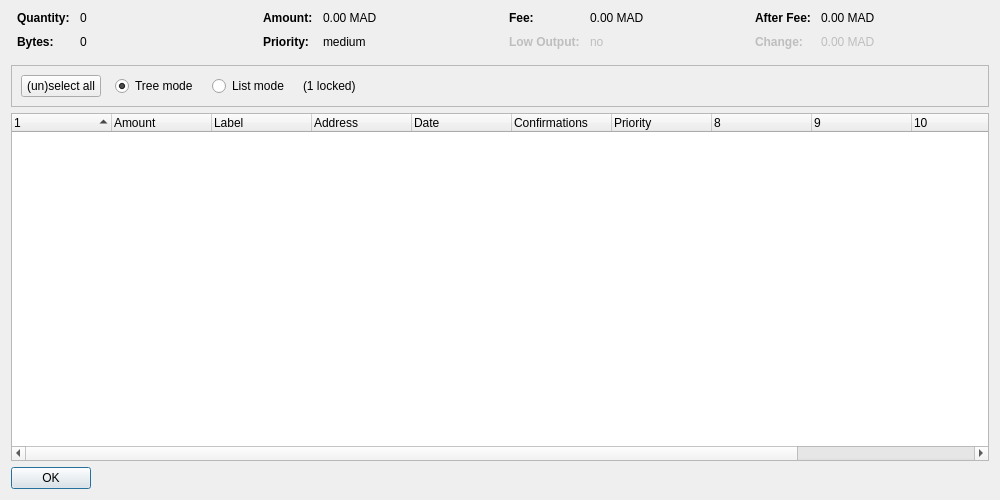
<?xml version="1.0" encoding="UTF-8"?>
<ui version="4.0">
 <class>CoinControlDialog</class>
 <widget class="QDialog" name="CoinControlDialog">
  <property name="geometry">
   <rect>
    <x>0</x>
    <y>0</y>
    <width>1000</width>
    <height>500</height>
   </rect>
  </property>
  <property name="windowTitle">
   <string>Coin Control Address Selection</string>
  </property>
  <layout class="QVBoxLayout" name="verticalLayout">
   <item>
    <layout class="QHBoxLayout" name="horizontalLayoutTop" stretch="0,0,0,0">
     <property name="topMargin">
      <number>0</number>
     </property>
     <property name="bottomMargin">
      <number>10</number>
     </property>
     <item>
      <layout class="QFormLayout" name="formLayoutCoinControl1">
       <property name="horizontalSpacing">
        <number>10</number>
       </property>
       <property name="verticalSpacing">
        <number>10</number>
       </property>
       <property name="leftMargin">
        <number>6</number>
       </property>
       <property name="rightMargin">
        <number>6</number>
       </property>
       <item row="0" column="0">
        <widget class="QLabel" name="labelCoinControlQuantityText">
         <property name="font">
          <font>
           <weight>75</weight>
           <bold>true</bold>
          </font>
         </property>
         <property name="text">
          <string>Quantity:</string>
         </property>
        </widget>
       </item>
       <item row="0" column="1">
        <widget class="QLabel" name="labelCoinControlQuantity">
         <property name="cursor">
          <cursorShape>IBeamCursor</cursorShape>
         </property>
         <property name="contextMenuPolicy">
          <enum>Qt::ActionsContextMenu</enum>
         </property>
         <property name="text">
          <string notr="true">0</string>
         </property>
         <property name="textInteractionFlags">
          <set>Qt::LinksAccessibleByMouse|Qt::TextSelectableByKeyboard|Qt::TextSelectableByMouse</set>
         </property>
        </widget>
       </item>
       <item row="1" column="0">
        <widget class="QLabel" name="labelCoinControlBytesText">
         <property name="font">
          <font>
           <weight>75</weight>
           <bold>true</bold>
          </font>
         </property>
         <property name="text">
          <string>Bytes:</string>
         </property>
        </widget>
       </item>
       <item row="1" column="1">
        <widget class="QLabel" name="labelCoinControlBytes">
         <property name="cursor">
          <cursorShape>IBeamCursor</cursorShape>
         </property>
         <property name="contextMenuPolicy">
          <enum>Qt::ActionsContextMenu</enum>
         </property>
         <property name="text">
          <string notr="true">0</string>
         </property>
         <property name="textInteractionFlags">
          <set>Qt::LinksAccessibleByMouse|Qt::TextSelectableByKeyboard|Qt::TextSelectableByMouse</set>
         </property>
        </widget>
       </item>
      </layout>
     </item>
     <item>
      <layout class="QFormLayout" name="formLayoutCoinControl2">
       <property name="horizontalSpacing">
        <number>10</number>
       </property>
       <property name="verticalSpacing">
        <number>10</number>
       </property>
       <property name="leftMargin">
        <number>6</number>
       </property>
       <property name="rightMargin">
        <number>6</number>
       </property>
       <item row="0" column="0">
        <widget class="QLabel" name="labelCoinControlAmountText">
         <property name="font">
          <font>
           <weight>75</weight>
           <bold>true</bold>
          </font>
         </property>
         <property name="text">
          <string>Amount:</string>
         </property>
        </widget>
       </item>
       <item row="0" column="1">
        <widget class="QLabel" name="labelCoinControlAmount">
         <property name="cursor">
          <cursorShape>IBeamCursor</cursorShape>
         </property>
         <property name="contextMenuPolicy">
          <enum>Qt::ActionsContextMenu</enum>
         </property>
         <property name="text">
          <string notr="true">0.00 MAD</string>
         </property>
         <property name="textInteractionFlags">
          <set>Qt::LinksAccessibleByMouse|Qt::TextSelectableByKeyboard|Qt::TextSelectableByMouse</set>
         </property>
        </widget>
       </item>
       <item row="1" column="0">
        <widget class="QLabel" name="labelCoinControlPriorityText">
         <property name="font">
          <font>
           <weight>75</weight>
           <bold>true</bold>
          </font>
         </property>
         <property name="text">
          <string>Priority:</string>
         </property>
        </widget>
       </item>
       <item row="1" column="1">
        <widget class="QLabel" name="labelCoinControlPriority">
         <property name="cursor">
          <cursorShape>IBeamCursor</cursorShape>
         </property>
         <property name="contextMenuPolicy">
          <enum>Qt::ActionsContextMenu</enum>
         </property>
         <property name="text">
          <string notr="true">medium</string>
         </property>
         <property name="textInteractionFlags">
          <set>Qt::LinksAccessibleByMouse|Qt::TextSelectableByKeyboard|Qt::TextSelectableByMouse</set>
         </property>
        </widget>
       </item>
      </layout>
     </item>
     <item>
      <layout class="QFormLayout" name="formLayoutCoinControl3">
       <property name="horizontalSpacing">
        <number>10</number>
       </property>
       <property name="verticalSpacing">
        <number>10</number>
       </property>
       <property name="leftMargin">
        <number>6</number>
       </property>
       <property name="rightMargin">
        <number>6</number>
       </property>
       <item row="0" column="0">
        <widget class="QLabel" name="labelCoinControlFeeText">
         <property name="font">
          <font>
           <weight>75</weight>
           <bold>true</bold>
          </font>
         </property>
         <property name="text">
          <string>Fee:</string>
         </property>
        </widget>
       </item>
       <item row="0" column="1">
        <widget class="QLabel" name="labelCoinControlFee">
         <property name="cursor">
          <cursorShape>IBeamCursor</cursorShape>
         </property>
         <property name="contextMenuPolicy">
          <enum>Qt::ActionsContextMenu</enum>
         </property>
         <property name="text">
          <string notr="true">0.00 MAD</string>
         </property>
         <property name="textInteractionFlags">
          <set>Qt::LinksAccessibleByMouse|Qt::TextSelectableByKeyboard|Qt::TextSelectableByMouse</set>
         </property>
        </widget>
       </item>
       <item row="1" column="0">
        <widget class="QLabel" name="labelCoinControlLowOutputText">
         <property name="enabled">
          <bool>false</bool>
         </property>
         <property name="font">
          <font>
           <weight>75</weight>
           <bold>true</bold>
          </font>
         </property>
         <property name="text">
          <string>Low Output:</string>
         </property>
        </widget>
       </item>
       <item row="1" column="1">
        <widget class="QLabel" name="labelCoinControlLowOutput">
         <property name="enabled">
          <bool>false</bool>
         </property>
         <property name="cursor">
          <cursorShape>IBeamCursor</cursorShape>
         </property>
         <property name="contextMenuPolicy">
          <enum>Qt::ActionsContextMenu</enum>
         </property>
         <property name="text">
          <string notr="true">no</string>
         </property>
         <property name="textInteractionFlags">
          <set>Qt::LinksAccessibleByMouse|Qt::TextSelectableByKeyboard|Qt::TextSelectableByMouse</set>
         </property>
        </widget>
       </item>
      </layout>
     </item>
     <item>
      <layout class="QFormLayout" name="formLayoutCoinControl4">
       <property name="horizontalSpacing">
        <number>10</number>
       </property>
       <property name="verticalSpacing">
        <number>10</number>
       </property>
       <property name="leftMargin">
        <number>6</number>
       </property>
       <property name="rightMargin">
        <number>6</number>
       </property>
       <item row="0" column="0">
        <widget class="QLabel" name="labelCoinControlAfterFeeText">
         <property name="font">
          <font>
           <weight>75</weight>
           <bold>true</bold>
          </font>
         </property>
         <property name="text">
          <string>After Fee:</string>
         </property>
        </widget>
       </item>
       <item row="0" column="1">
        <widget class="QLabel" name="labelCoinControlAfterFee">
         <property name="cursor">
          <cursorShape>IBeamCursor</cursorShape>
         </property>
         <property name="contextMenuPolicy">
          <enum>Qt::ActionsContextMenu</enum>
         </property>
         <property name="text">
          <string notr="true">0.00 MAD</string>
         </property>
         <property name="textInteractionFlags">
          <set>Qt::LinksAccessibleByMouse|Qt::TextSelectableByKeyboard|Qt::TextSelectableByMouse</set>
         </property>
        </widget>
       </item>
       <item row="1" column="0">
        <widget class="QLabel" name="labelCoinControlChangeText">
         <property name="enabled">
          <bool>false</bool>
         </property>
         <property name="font">
          <font>
           <weight>75</weight>
           <bold>true</bold>
          </font>
         </property>
         <property name="text">
          <string>Change:</string>
         </property>
        </widget>
       </item>
       <item row="1" column="1">
        <widget class="QLabel" name="labelCoinControlChange">
         <property name="enabled">
          <bool>false</bool>
         </property>
         <property name="cursor">
          <cursorShape>IBeamCursor</cursorShape>
         </property>
         <property name="contextMenuPolicy">
          <enum>Qt::ActionsContextMenu</enum>
         </property>
         <property name="text">
          <string notr="true">0.00 MAD</string>
         </property>
         <property name="textInteractionFlags">
          <set>Qt::LinksAccessibleByMouse|Qt::TextSelectableByKeyboard|Qt::TextSelectableByMouse</set>
         </property>
        </widget>
       </item>
      </layout>
     </item>
    </layout>
   </item>
   <item>
    <widget class="QFrame" name="frame">
     <property name="minimumSize">
      <size>
       <width>0</width>
       <height>40</height>
      </size>
     </property>
     <property name="frameShape">
      <enum>QFrame::StyledPanel</enum>
     </property>
     <property name="frameShadow">
      <enum>QFrame::Sunken</enum>
     </property>
     <layout class="QHBoxLayout" name="horizontalLayout">
      <item>
       <layout class="QHBoxLayout" name="horizontalLayoutPanel" stretch="0,0,0,0,0">
        <property name="spacing">
         <number>14</number>
        </property>
        <item>
         <widget class="QPushButton" name="pushButtonSelectAll">
          <property name="sizePolicy">
           <sizepolicy hsizetype="Maximum" vsizetype="Fixed">
            <horstretch>0</horstretch>
            <verstretch>0</verstretch>
           </sizepolicy>
          </property>
          <property name="text">
           <string>(un)select all</string>
          </property>
         </widget>
        </item>
        <item>
         <widget class="QRadioButton" name="radioTreeMode">
          <property name="sizePolicy">
           <sizepolicy hsizetype="Maximum" vsizetype="Fixed">
            <horstretch>0</horstretch>
            <verstretch>0</verstretch>
           </sizepolicy>
          </property>
          <property name="text">
           <string>Tree mode</string>
          </property>
          <property name="checked">
           <bool>true</bool>
          </property>
         </widget>
        </item>
        <item>
         <widget class="QRadioButton" name="radioListMode">
          <property name="sizePolicy">
           <sizepolicy hsizetype="Maximum" vsizetype="Fixed">
            <horstretch>0</horstretch>
            <verstretch>0</verstretch>
           </sizepolicy>
          </property>
          <property name="text">
           <string>List mode</string>
          </property>
         </widget>
        </item>
        <item>
         <widget class="QLabel" name="labelLocked">
          <property name="text">
           <string notr="true">(1 locked)</string>
          </property>
         </widget>
        </item>
        <item>
         <spacer name="horizontalSpacer">
          <property name="orientation">
           <enum>Qt::Horizontal</enum>
          </property>
          <property name="sizeHint" stdset="0">
           <size>
            <width>40</width>
            <height>20</height>
           </size>
          </property>
         </spacer>
        </item>
       </layout>
      </item>
     </layout>
    </widget>
   </item>
   <item>
    <widget class="CoinControlTreeWidget" name="treeWidget">
     <property name="contextMenuPolicy">
      <enum>Qt::CustomContextMenu</enum>
     </property>
     <property name="sortingEnabled">
      <bool>false</bool>
     </property>
     <property name="columnCount">
      <number>12</number>
     </property>
     <attribute name="headerShowSortIndicator" stdset="0">
      <bool>true</bool>
     </attribute>
     <attribute name="headerStretchLastSection">
      <bool>false</bool>
     </attribute>
     <column>
      <property name="text">
       <string/>
      </property>
     </column>
     <column>
      <property name="text">
       <string>Amount</string>
      </property>
     </column>
     <column>
      <property name="text">
       <string notr="true">Label</string>
      </property>
     </column>
     <column>
      <property name="text">
       <string>Address</string>
      </property>
     </column>
     <column>
      <property name="text">
       <string>Date</string>
      </property>
     </column>
     <column>
      <property name="text">
       <string>Confirmations</string>
      </property>
      <property name="toolTip">
       <string>Confirmed</string>
      </property>
     </column>
     <column>
      <property name="text">
       <string>Priority</string>
      </property>
     </column>
     <column>
      <property name="text">
       <string/>
      </property>
     </column>
     <column>
      <property name="text">
       <string/>
      </property>
     </column>
     <column>
      <property name="text">
       <string/>
      </property>
     </column>
     <column>
      <property name="text">
       <string/>
      </property>
     </column>
     <column>
      <property name="text">
       <string/>
      </property>
     </column>
    </widget>
   </item>
   <item>
    <widget class="QDialogButtonBox" name="buttonBox">
     <property name="sizePolicy">
      <sizepolicy hsizetype="Maximum" vsizetype="Fixed">
       <horstretch>0</horstretch>
       <verstretch>0</verstretch>
      </sizepolicy>
     </property>
     <property name="orientation">
      <enum>Qt::Horizontal</enum>
     </property>
     <property name="standardButtons">
      <set>QDialogButtonBox::Ok</set>
     </property>
    </widget>
   </item>
  </layout>
 </widget>
 <customwidgets>
  <customwidget>
   <class>CoinControlTreeWidget</class>
   <extends>QTreeWidget</extends>
   <header>coincontroltreewidget.h</header>
  </customwidget>
 </customwidgets>
 <resources/>
 <connections/>
</ui>
